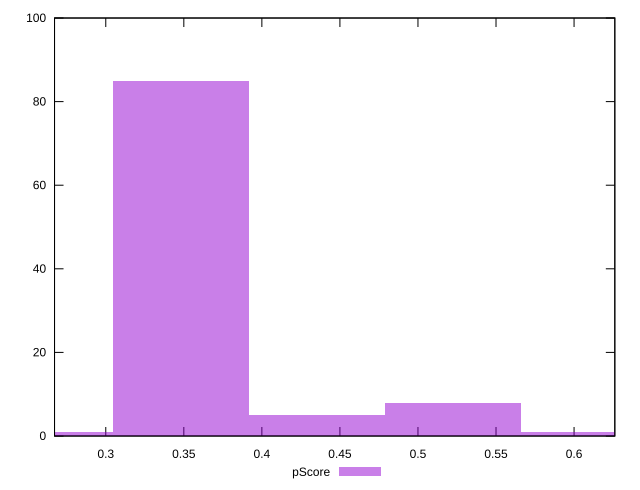

The gnuplot source for this figure:
reset

$pScore <<EOF
0.5223246234484895 8
0.6093787273565711 1
0.3482164156323263 85
0.43527051954040785 5
0.26116231172424476 1
EOF

set key outside below
set boxwidth 0.08705410390808158
set xrange [0.2671764705882353:0.6261111111111111]
set yrange [0:100]
set trange [0:100]
set style fill transparent solid 0.5 noborder
set terminal svg size 640, 490 enhanced background rgb 'white'
set output "reports/report_00028_2021-02-24T12-49-42.674Z/render-blocking-resources/samples/astro/pScore/histogram.svg"

plot $pScore title "pScore" with boxes

reset
